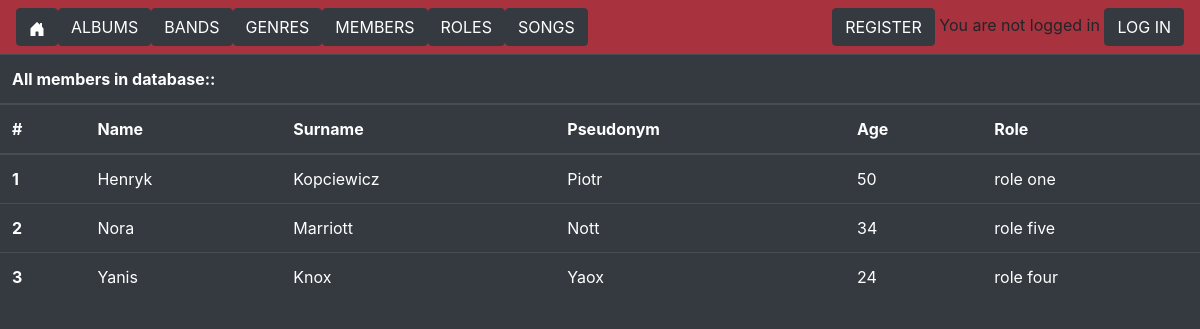
The page /members/ on the database its author committed.
### zotify/models.py (models this page shows, shortened)
class Member(models.Model):
    name = models.CharField(max_length=50)
    surname = models.CharField(max_length=50)
    pseudonym = models.CharField(max_length=50)
    age = models.SmallIntegerField(blank=True, null=True)
    role = models.ForeignKey(Role, null=True, on_delete=models.CASCADE, default='brak')

class Role(models.Model):
    name = models.CharField(max_length=50)
    def __str__(self):
        return self.name

### zotify/views.py (the view)
# urls.py: path('members/', views.members, name='members'),
def members(request):
    member = Member.objects.all()
    return render(request, 'zotify/members.html', {'members': member})

### zotify/templates/zotify/members.html (shortened to what this page needs)
{% extends "zotify/main.html" %}
{% block content %}
<table class="table table-dark">
    <thead>
        <tr>
        <th colspan="100%">All members in database::</th>
    </tr>
    <tr>
        <th scope="col">#</th>
        <th scope="col">Name</th>
        <th scope="col">Surname</th>
        <th scope="col">Pseudonym</th>
        <th scope="col">Age</th>
        <th scope="col">Role</th>
    </tr>
    </thead>
    <tbody>
    {% for i in members %}
    <tr>
        <th scope="row">{{forloop.counter}}</th>
        <td>{{i.name}}</td>
        <td>{{i.surname}}</td>
        <td>{{i.pseudonym}}</td>
        <td>{{i.age}}</td>
        <td>{{i.role}}</td>
    </tr>
    {% endfor %}
    </tbody>
</table>
{% endblock content %}

### zotify/static/zotify/main.css (style rules this page uses)
.bg-color { background: rgb(52, 58, 64) !important; }

### rows shown on the page
Member: name "Henryk", surname "Kopciewicz", pseudonym "Piotr", age "50", role "role one"
Member: name "Nora", surname "Marriott", pseudonym "Nott", age "34", role "role five"
Member: name "Yanis", surname "Knox", pseudonym "Yaox", age "24", role "role four"
